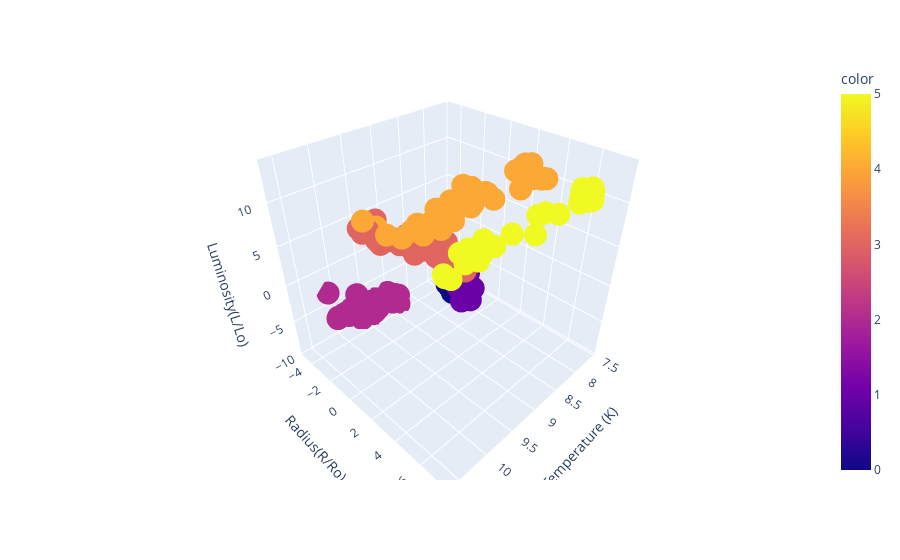

Source (notebook cell):
### Code cell
#plots to familiarize with the datasets 
import plotly.express as px

fig = px.scatter_3d( x=np.log(dataset['Temperature (K)']), y=np.log(dataset['Radius(R/Ro)']), 
                        z=np.log(dataset["Luminosity(L/Lo)"]),
                        labels={
                                "x": "Temperature (K)",
                                "y": "Radius(R/Ro)",
                                "z": "Luminosity(L/Lo)"
                                },
                        color=dataset['Star type'])
fig.show()

### Figure 1 — Plotly figure (JSON) as saved in the notebook; plotly's stock layout.template omitted (floating-point values rounded to 4 significant figures; data arrays with more than 128 entries replaced by an {"elided": "..."} marker saying what was removed)
{"data": [{"hovertemplate": "Temperature (K)=%{x}<br>Radius(R/Ro)=%{y}<br>Luminosity(L/Lo)=%{z}<br>color=%{marker.color}<extra></extra>", "legendgroup": "", "marker": {"color": {"elided": "240 int values"}, "coloraxis": "coloraxis", "symbol": "circle"}, "mode": "markers", "name": "", "scene": "scene", "showlegend": false, "type": "scatter3d", "x": {"elided": "240 float values"}, "y": {"elided": "240 float values"}, "z": {"elided": "240 float values"}}], "layout": {"coloraxis": {"colorbar": {"title": {"text": "color"}}, "colorscale": [[0, "#0d0887"], [0.1111, "#46039f"], [0.2222, "#7201a8"], [0.3333, "#9c179e"], [0.4444, "#bd3786"], [0.5556, "#d8576b"], [0.6667, "#ed7953"], [0.7778, "#fb9f3a"], [0.8889, "#fdca26"], [1, "#f0f921"]]}, "legend": {"tracegroupgap": 0}, "margin": {"t": 60}, "scene": {"domain": {"x": [0, 1], "y": [0, 1]}, "xaxis": {"title": {"text": "Temperature (K)"}}, "yaxis": {"title": {"text": "Radius(R/Ro)"}}, "zaxis": {"title": {"text": "Luminosity(L/Lo)"}}}}}
